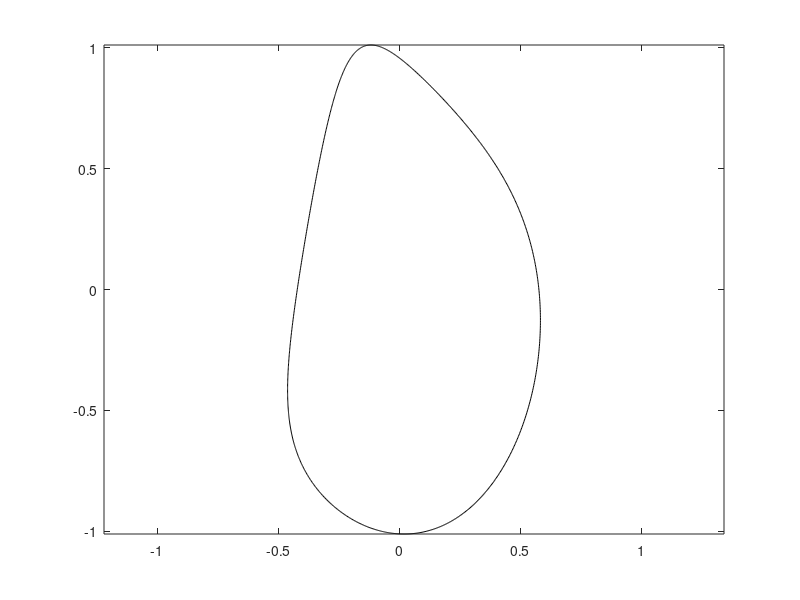

The MATLAB script that drew this image:
% drawTestWheel

clc
clear
close all

xw = @(phi) 0.5*cos(phi)+0.1*cos(2*(phi-pi/8));
zw = @(phi) -sin(phi)- 0.05*sin(3*(phi-pi/6));

phi = linspace(-pi,pi,1000);

plot(xw(phi),zw(phi),'k-')
axis equal